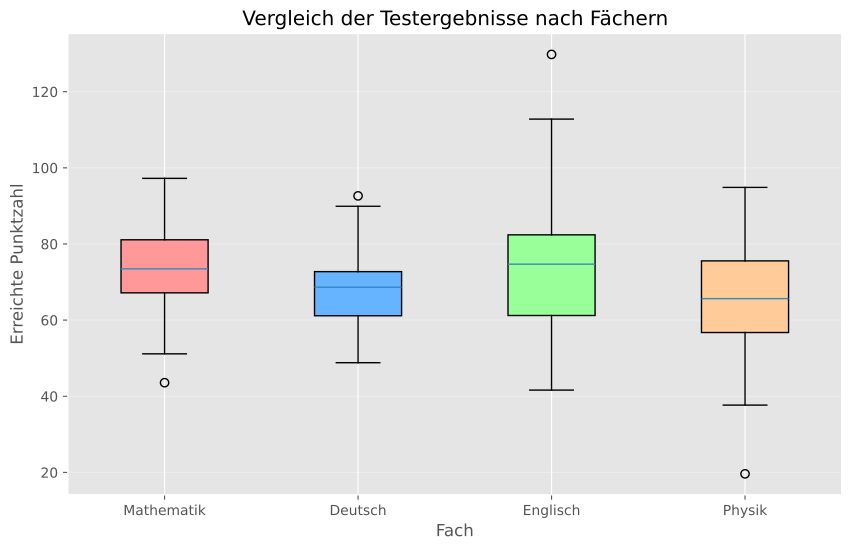

This figure's Python source:
import matplotlib.pyplot as plt
import numpy as np
import os

# ggplot Stil verwenden
plt.style.use('ggplot')

# Beispieldaten: Testergebnisse (Punkte von 0-100) in verschiedenen Fächern
np.random.seed(42)
mathematik = np.random.normal(75, 12, 80)      # Durchschnitt 75, Streuung 12
deutsch = np.random.normal(68, 10, 80)         # Durchschnitt 68, Streuung 10
englisch = np.random.normal(72, 15, 80)        # Durchschnitt 72, Streuung 15
physik = np.random.normal(65, 14, 80)          # Durchschnitt 65, Streuung 14

data = [mathematik, deutsch, englisch, physik]

# Boxplot erstellen
fig, ax = plt.subplots(figsize=(10, 6))
bp = ax.boxplot(data, labels=['Mathematik', 'Deutsch', 'Englisch', 'Physik'],
                patch_artist=True)

# Farben anpassen
colors = ['#ff9999', '#66b3ff', '#99ff99', '#ffcc99']
for patch, color in zip(bp['boxes'], colors):
    patch.set_facecolor(color)

ax.set_ylabel('Erreichte Punktzahl')
ax.set_xlabel('Fach')
ax.set_title('Vergleich der Testergebnisse nach Fächern')
ax.grid(True, alpha=0.3, axis='y')

# Pfad zum Speicherort der Python-Datei ermitteln
script_dir = os.path.dirname(os.path.abspath(__file__))
output_path = os.path.join(script_dir, 'plots_boxplot.pdf')

# Als PDF exportieren
plt.savefig(output_path, format='pdf', bbox_inches='tight')
plt.close()

print(f"Boxplot wurde als {output_path} exportiert")
